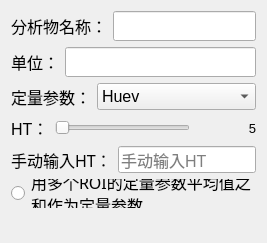
          <widget class="QWidget" name="page_4">
           <property name="geometry">
            <rect>
             <x>0</x>
             <y>0</y>
             <width>267</width>
             <height>243</height>
            </rect>
           </property>
           <attribute name="label">
            <string>基础信息</string>
           </attribute>
           <layout class="QVBoxLayout" name="verticalLayout_12" stretch="0,0,0,0,0,0,1">
            <item>
             <layout class="QHBoxLayout" name="horizontalLayout_2" stretch="0,1">
              <item>
               <widget class="QLabel" name="label_3">
                <property name="font">
                 <font>
                  <family>微软雅黑</family>
                  <pointsize>12</pointsize>
                 </font>
                </property>
                <property name="text">
                 <string>分析物名称：</string>
                </property>
               </widget>
              </item>
              <item>
               <widget class="QLineEdit" name="lineEdit_wuzhi">
                <property name="font">
                 <font>
                  <family>Adobe Devanagari</family>
                  <pointsize>12</pointsize>
                 </font>
                </property>
                <property name="text">
                 <string/>
                </property>
               </widget>
              </item>
             </layout>
            </item>
            <item>
             <layout class="QHBoxLayout" name="horizontalLayout_3" stretch="0,1">
              <item>
               <widget class="QLabel" name="label_4">
                <property name="font">
                 <font>
                  <family>微软雅黑</family>
                  <pointsize>12</pointsize>
                 </font>
                </property>
                <property name="text">
                 <string>单位：</string>
                </property>
               </widget>
              </item>
              <item>
               <widget class="QLineEdit" name="lineEdit_danwei">
                <property name="font">
                 <font>
                  <family>Adobe Devanagari</family>
                  <pointsize>12</pointsize>
                 </font>
                </property>
               </widget>
              </item>
             </layout>
            </item>
            <item>
             <layout class="QHBoxLayout" name="horizontalLayout_23" stretch="0,1">
              <item>
               <widget class="QLabel" name="label_15">
                <property name="sizePolicy">
                 <sizepolicy hsizetype="Fixed" vsizetype="Preferred">
                  <horstretch>0</horstretch>
                  <verstretch>0</verstretch>
                 </sizepolicy>
                </property>
                <property name="font">
                 <font>
                  <family>微软雅黑</family>
                  <pointsize>12</pointsize>
                 </font>
                </property>
                <property name="text">
                 <string>定量参数：</string>
                </property>
               </widget>
              </item>
              <item>
               <widget class="QComboBox" name="comboBox_colorsee">
                <property name="font">
                 <font>
                  <family>Arial</family>
                  <pointsize>12</pointsize>
                 </font>
                </property>
                <item>
                 <property name="text">
                  <string>Huev</string>
                 </property>
                </item>
                <item>
                 <property name="text">
                  <string>R</string>
                 </property>
                </item>
                <item>
                 <property name="text">
                  <string>G</string>
                 </property>
                </item>
                <item>
                 <property name="text">
                  <string>B</string>
                 </property>
                </item>
                <item>
                 <property name="text">
                  <string>Gray</string>
                 </property>
                </item>
                <item>
                 <property name="text">
                  <string>R/G</string>
                 </property>
                </item>
                <item>
                 <property name="text">
                  <string>R/B</string>
                 </property>
                </item>
                <item>
                 <property name="text">
                  <string>G/B</string>
                 </property>
                </item>
                <item>
                 <property name="text">
                  <string>G/R</string>
                 </property>
                </item>
                <item>
                 <property name="text">
                  <string>B/R</string>
                 </property>
                </item>
                <item>
                 <property name="text">
                  <string>B/G</string>
                 </property>
                </item>
                <item>
                 <property name="text">
                  <string>L of Lab</string>
                 </property>
                </item>
                <item>
                 <property name="text">
                  <string>a of Lab</string>
                 </property>
                </item>
                <item>
                 <property name="text">
                  <string>b of Lab</string>
                 </property>
                </item>
                <item>
                 <property name="text">
                  <string>L of Luv</string>
                 </property>
                </item>
                <item>
                 <property name="text">
                  <string>u of Luv</string>
                 </property>
                </item>
                <item>
                 <property name="text">
                  <string>v of Luv</string>
                 </property>
                </item>
                <item>
                 <property name="text">
                  <string>Hue of HSV</string>
                 </property>
                </item>
                <item>
                 <property name="text">
                  <string>S of HSV</string>
                 </property>
                </item>
                <item>
                 <property name="text">
                  <string>V of HSV</string>
                 </property>
                </item>
                <item>
                 <property name="text">
                  <string>Hue of HLS</string>
                 </property>
                </item>
                <item>
                 <property name="text">
                  <string>L of HLS</string>
                 </property>
                </item>
                <item>
                 <property name="text">
                  <string>S of HLS</string>
                 </property>
                </item>
                <item>
                 <property name="text">
                  <string>X of XYZ</string>
                 </property>
                </item>
                <item>
                 <property name="text">
                  <string>Y of XYZ</string>
                 </property>
                </item>
                <item>
                 <property name="text">
                  <string>Z of XYZ</string>
                 </property>
                </item>
                <item>
                 <property name="text">
                  <string>Y of YCrCb</string>
                 </property>
                </item>
                <item>
                 <property name="text">
                  <string>Cr of YCrCb</string>
                 </property>
                </item>
                <item>
                 <property name="text">
                  <string>Cb of YCrCb</string>
                 </property>
                </item>
                <item>
                 <property name="text">
                  <string>Y of YUV</string>
                 </property>
                </item>
                <item>
                 <property name="text">
                  <string>U of YUV</string>
                 </property>
                </item>
                <item>
                 <property name="text">
                  <string>V of YUV</string>
                 </property>
                </item>
                <item>
                 <property name="text">
                  <string>C of CMYK</string>
                 </property>
                </item>
                <item>
                 <property name="text">
                  <string>M of CMYK</string>
                 </property>
                </item>
                <item>
                 <property name="text">
                  <string>Y of CMYK</string>
                 </property>
                </item>
                <item>
                 <property name="text">
                  <string>K of CMYK</string>
                 </property>
                </item>
               </widget>
              </item>
             </layout>
            </item>
            <item>
             <layout class="QHBoxLayout" name="horizontalLayout_18" stretch="0,1,0">
              <item>
               <widget class="QLabel" name="label_13">
                <property name="font">
                 <font>
                  <family>Arial</family>
                  <pointsize>12</pointsize>
                 </font>
                </property>
                <property name="text">
                 <string>HT：</string>
                </property>
               </widget>
              </item>
              <item>
               <widget class="QSlider" name="horizontalSlider_value">
                <property name="minimumSize">
                 <size>
                  <width>90</width>
                  <height>0</height>
                 </size>
                </property>
                <property name="font">
                 <font>
                  <family>微软雅黑</family>
                  <pointsize>12</pointsize>
                 </font>
                </property>
                <property name="minimum">
                 <number>50000</number>
                </property>
                <property name="maximum">
                 <number>3650000</number>
                </property>
                <property name="singleStep">
                 <number>1</number>
                </property>
                <property name="orientation">
                 <enum>Qt::Horizontal</enum>
                </property>
               </widget>
              </item>
              <item>
               <widget class="QLabel" name="label_yanseyuzhi">
                <property name="sizePolicy">
                 <sizepolicy hsizetype="Fixed" vsizetype="Preferred">
                  <horstretch>0</horstretch>
                  <verstretch>0</verstretch>
                 </sizepolicy>
                </property>
                <property name="minimumSize">
                 <size>
                  <width>60</width>
                  <height>0</height>
                 </size>
                </property>
                <property name="font">
                 <font>
                  <family>Arial</family>
                  <pointsize>10</pointsize>
                  <weight>50</weight>
                  <bold>false</bold>
                 </font>
                </property>
                <property name="text">
                 <string>5</string>
                </property>
                <property name="alignment">
                 <set>Qt::AlignRight|Qt::AlignTrailing|Qt::AlignVCenter</set>
                </property>
               </widget>
              </item>
             </layout>
            </item>
            <item>
             <layout class="QHBoxLayout" name="horizontalLayout_24" stretch="0,1">
              <item>
               <widget class="QLabel" name="label_38">
                <property name="sizePolicy">
                 <sizepolicy hsizetype="Fixed" vsizetype="Preferred">
                  <horstretch>0</horstretch>
                  <verstretch>0</verstretch>
                 </sizepolicy>
                </property>
                <property name="font">
                 <font>
                  <family>微软雅黑</family>
                  <pointsize>12</pointsize>
                 </font>
                </property>
                <property name="text">
                 <string>手动输入HT：</string>
                </property>
               </widget>
              </item>
              <item>
               <widget class="QLineEdit" name="lineEdit_yuzhi">
                <property name="minimumSize">
                 <size>
                  <width>55</width>
                  <height>0</height>
                 </size>
                </property>
                <property name="font">
                 <font>
                  <family>Arial</family>
                  <pointsize>12</pointsize>
                 </font>
                </property>
                <property name="text">
                 <string/>
                </property>
                <property name="placeholderText">
                 <string>手动输入HT</string>
                </property>
               </widget>
              </item>
             </layout>
            </item>
            <item>
             <layout class="QHBoxLayout" name="horizontalLayout_46" stretch="0,1">
              <item>
               <widget class="QRadioButton" name="radioButton_roisum">
                <property name="text">
                 <string/>
                </property>
               </widget>
              </item>
              <item>
               <widget class="QLabel" name="label_50">
                <property name="font">
                 <font>
                  <family>Microsoft YaHei</family>
                  <pointsize>12</pointsize>
                 </font>
                </property>
                <property name="text">
                 <string>用多个ROI的定量参数平均值之和作为定量参数</string>
                </property>
                <property name="wordWrap">
                 <bool>true</bool>
                </property>
               </widget>
              </item>
             </layout>
            </item>
            <item>
             <widget class="QLabel" name="label_45">
              <property name="font">
               <font>
                <family>Adobe Devanagari</family>
                <pointsize>10</pointsize>
               </font>
              </property>
              <property name="text">
               <string/>
              </property>
             </widget>
            </item>
           </layout>
          </widget>
